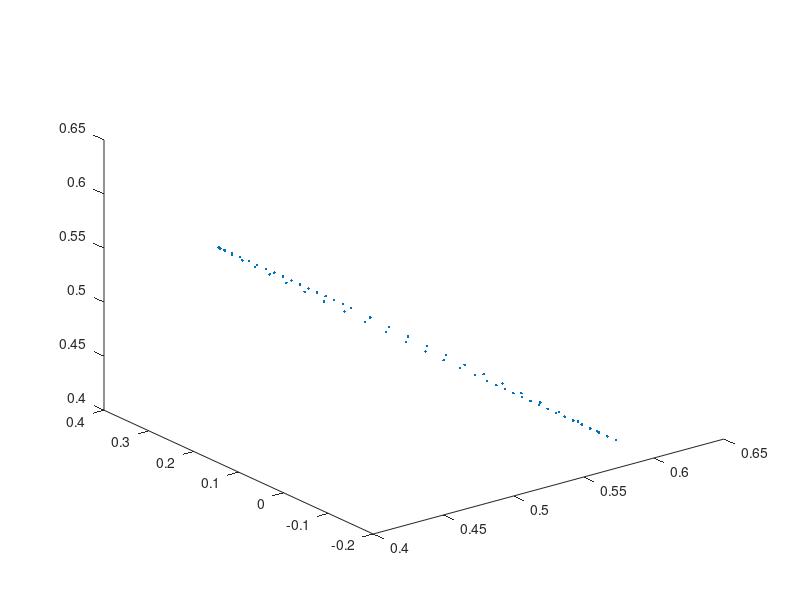

Reproduce this figure in MATLAB. (Note: this script raises an error after producing the figure.)
%%% script que saca nueestros puntos
clc
clear
close

% parametro t, separacion entre cada punto
t=0.019048;

K = [0.59428, 0.13333, 0.40572]; %vertices del cuadrado
M = [0.40572, -0.13333, 0.59428];
E = [0.40572, 0.13333, 0.59428];
I = [0.59428, -0.13333, 0.40572];

J = [0.5, 0.13333, 0.5]; % Punto medio EK, centro del circulo 

%segmento entre 2 puntos KI = I-K (15 puntos)
punto=[0.59428, 0.13333, 0.40572]';
for i=1:14
    punto (:,i+1)=[K(1),(K(2)-i*t),K(3)];
end

%segmento ENTRE 2 PUNTOS ME IM=M-I (14 puntos)
for i=1:14
    punto (:,i+15)=[(I(1)-i*t/sqrt(2)),(I(2)),(I(3)+i*t/sqrt(2))];
end

%segmento ENTRE 2 PUNTOS ME ME=E-M (14 puntos)
for i=1:14
    punto (:,i+29)=[M(1),(M(2)+i*t),M(3)];
end

%Semicirculo centro radio JK, EMPIEZA EN E, TERMINA EN K (22 puntos)
j=-90;
for i=1:22
    punto (:,i+43)= [J(1)+(J(1)-E(1))*sind(t+j),J(2)+J(2)*cosd(t+j), J(3)+(J(3)-E(3))*sind(t+j)];
    j=j+8.2;
end
p = plot3(punto(1,:),punto(2,:),punto(3,:),'.');

ur5 = loadrobot("universalUR5",'Gravity',[0 0 -9.81]);
ur5.DataFormat = 'row';
showdetails(ur5)

eeName = "tool0";  % Define end-effector body name

numJoints = 6; % Define the number of joints in the manipulator

eeOrientation = [pi/2, 0, pi/3]; % The Euler angles for the desired ee orientation 


clear wayPoints % Clear previous waypoints and begin building wayPoint array

% create array
for i = 1:65
    waypt1 = [punto(:,i)',eeOrientation];
    wayPoints(:,i) = waypt1';
end

q0 = zeros(numJoints,1)';

%Specify the trajectory time step and approximate desired tool speed.
toolSpeed = 0.5; % m/s
distance = norm(punto(:,1)'-punto(:,2)');
initTime = 0;
timeStep = (distance/toolSpeed) - initTime; % seconds
finalTime = timeStep*64;
trajTimes = initTime:timeStep:finalTime;
timeInterval = [trajTimes(1); trajTimes(end)];

% Define a [1x6] vector of relative weights on the orientation and 
% position error for the inverse kinematics solver.
weights = ones(1,6);

% Transform the first waypoint to a Homogenous Transform Matrix for initialization
initTargetPose = eul2tform(wayPoints(4:6,1)'); 
initTargetPose(1:3,end) = wayPoints(1:3,1);%> wayPoints(1:3,1)

% Solve for q0 such that the manipulator begins at the first waypoint
ik = inverseKinematics('RigidBodyTree',ur5);
q0 = ik(eeName,initTargetPose,weights,q0);

%Show the initial configuration of the robot.

show(ur5,q0,'PreservePlot',false,'Frames','off');
hold on
axis([-1 1 -1 1 -0.1 1.5]);
show(ur5,q0,'PreservePlot',false,'Frames','off');
plot3(punto(1,i),punto(2,i),punto(3,i),'b.','MarkerSize',20)
drawnow;
%Visualize the task-space trajectory. Iterate through the stateTask states and interpolate based on the current time.

for i=2:length(trajTimes)
    % Current time 
    tNow= trajTimes(i);

    TargetPose = eul2tform(wayPoints(4:6,i)'); 
    TargetPose(1:3,end) = wayPoints(1:3,i);%> wayPoints(1:3,i)
    
    % Solve for q
    q0(i,:) = ik(eeName,TargetPose,weights,q0(i-1,:));    
    show(ur5,q0(i,:),'PreservePlot',false,'Frames','off');
    plot3(punto(1,i),punto(2,i),punto(3,i),'b.','MarkerSize',20)
    drawnow;
end



%% IMAGENES DE CAMBIO ARTICULACION

plot(trajTimes(:),q0(:,1)',trajTimes(:),q0(:,2)',trajTimes(:),q0(:,3)',trajTimes(:),q0(:,4)',trajTimes(:),q0(:,5)',trajTimes(:),q0(:,6)')
title('Variacion de angulo de articulacion, para la trayectoria escogida')
xlabel('tiempo') 
ylabel('angulo (rad)') 
legend({'q1','q2','q3','q4','q5','q6'},'Location','northeast')

%%  IMAGENES DE VELOCIDAD ARTICULACION
for i=1:64
    vel(i,:) = (q0(i+1,:)-q0(i,:))/timeStep;
end


plot(trajTimes(1:64),vel(:,1)',trajTimes(1:64),vel(:,2)',trajTimes(1:64),vel(:,3)',trajTimes(1:64),vel(:,4)',trajTimes(1:64),vel(:,5)',trajTimes(1:64),vel(:,6)')
title('Velocidad en rad/s, para la trayectoria escogida')
xlabel('tiempo (s)') 
ylabel('velociad (rad/s)') 
legend({'vel_q1','vel_q2','vel_q3','vel_q4','vel_q5','vel_q6'},'Location','northeast')

